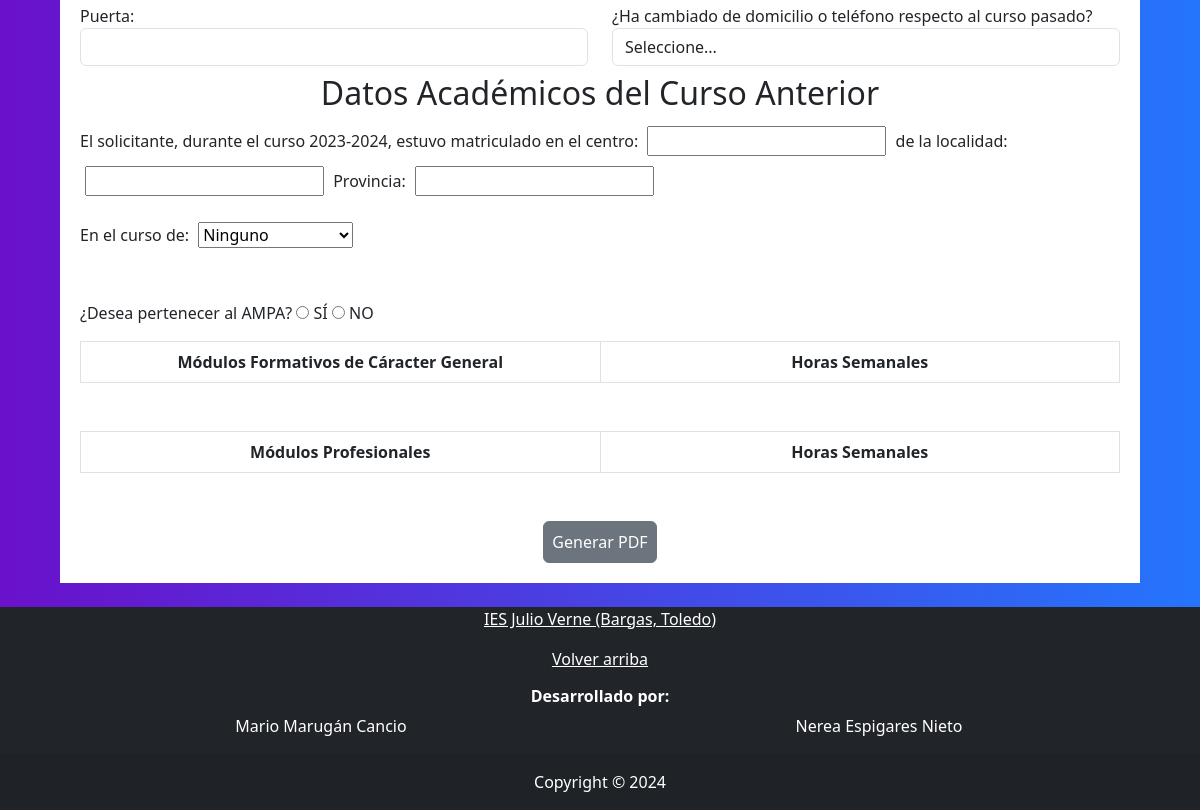
Before: /prematricula/cursos/PEFP/PEFP2.php (lower part) with the older database file.
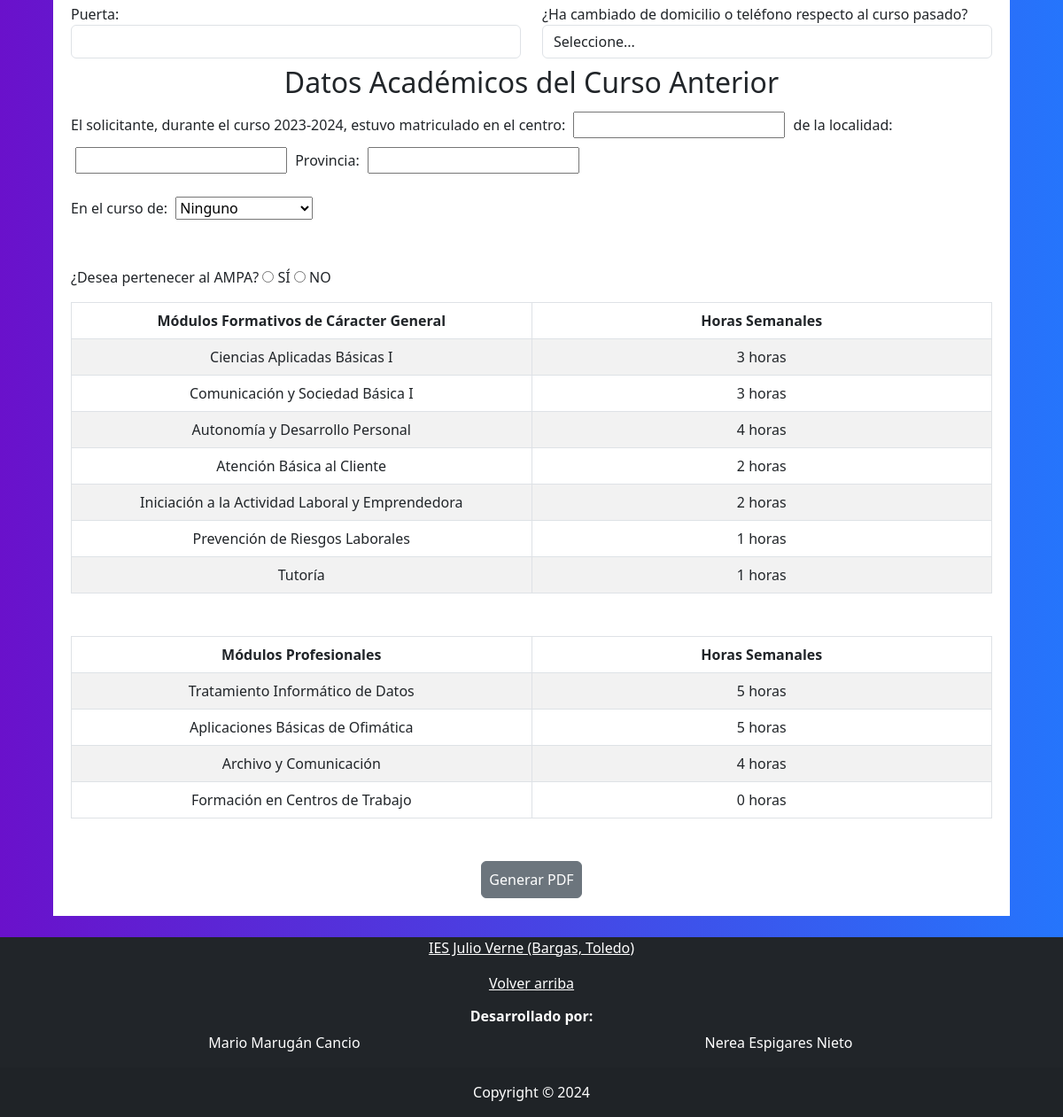
After: the same page with the newer database file.
### tables this page shows
CREATE TABLE Asignaturas(
	cod_asignatura INT PRIMARY KEY AUTO_INCREMENT,
    nombre VARCHAR(100) NOT NULL,
    horas INT NOT NULL,
    curso VARCHAR(30) NOT NULL,
    tipo VARCHAR(40)
);

### prematricula/cursos/PEFP/PEFP2.php (the view, shortened to what this page needs)
<!DOCTYPE html>
<html lang="en">
<head>
    <link rel="stylesheet" href="../../../css/bootstrap.min.css">
    <link rel="stylesheet" type="text/css" href="../../../css/app.css">
  <link rel="stylesheet" type="text/css" href="../../../css/prematriculas.css">
    <link href="https://cdn.jsdelivr.net/npm/bootstrap@5.3.0-alpha3/dist/css/bootstrap.min.css" rel="stylesheet">
    <?php
        require('../../../archivosComunes/conexion.php');
    ?>
</head>
<body>
    <div class="fondo">
        <div class="matricula mt-4">
            <form id="matriculas" action="../../generate_pdf.php" method="post">
                <?php
                    include('../formularioComunCambio.php');
                ?>
                <div class="form-group mb-5">
                <table class="table table-bordered table-striped table-hover text-center">
                    <thead>
                        <tr>
                            <th scope="col">Módulos Formativos de Cáracter General</th>
                            <th scope="col">Horas Semanales</th>
                        </tr>
                    </thead>
                    <tbody>
                        <?php
                            $select = "SELECT cod_asignatura, nombre, horas, curso, tipo FROM Asignaturas WHERE curso LIKE 'PEFP2' AND tipo LIKE '%Formátivos de Carácter General'";
                            $resul = $db->query($select);
                            while ($asignatura = $resul->fetch(PDO::FETCH_ASSOC)) {
                                echo '<tr>';
                                    echo '<td id="general'.$asignatura['cod_asignatura'].'">'.$asignatura['nombre'].'</td>';
                                    echo '<td id="horas_general'.$asignatura['cod_asignatura'].'">'.$asignatura['horas'].' horas</td>';
                                echo "</tr>";
                            }
                        ?>
                    </tbody>
                </table>
                </div>
                <div class="form-group mb-5">
                <table class="table table-bordered table-striped table-hover text-center">
                    <thead>
                        <tr>
                            <th scope="col">Módulos Profesionales</th>
                            <th scope="col">Horas Semanales</th>
                        </tr>
                    </thead>
                    <tbody>
                        <?php
                            $select = "SELECT cod_asignatura, nombre, horas, curso, tipo FROM Asignaturas WHERE curso LIKE 'PEFP2' AND tipo LIKE '%Profesionales'";
                            $resul = $db->query($select);
                            while ($asignatura = $resul->fetch(PDO::FETCH_ASSOC)) {
                                echo '<tr>';
                                    echo '<td id="profesionales'.$asignatura['cod_asignatura'].'">'.$asignatura['nombre'].'</td>';
                                    echo '<td id="horas_profesionales'.$asignatura['cod_asignatura'].'">'.$asignatura['horas'].' horas</td>';
                                echo "</tr>";
                            }
                        ?>
                    </tbody>
                </table>
                </div>
                <div class="d-flex w-100 justify-content-center">
                <button type="button" onclick="validarDatos()" class="btn btn-secondary p-2">Generar PDF</button>
                </div>
            </form>
        </div>
    </div>
    <?php
    include('./../../footer.php');
    ?>
</body>
</html>

Changed rows visible on the page:
added asignaturas: nombre "Ciencias Aplicadas Básicas I", horas "3", shown under "Datos Académicos del Curso Anterior"
added asignaturas: nombre "Comunicación y Sociedad Básica I", horas "3", shown under "Datos Académicos del Curso Anterior"
added asignaturas: nombre "Autonomía y Desarrollo Personal", horas "4", shown under "Datos Académicos del Curso Anterior"
added asignaturas: nombre "Atención Básica al Cliente", horas "2", shown under "Datos Académicos del Curso Anterior"
added asignaturas: nombre "Iniciación a la Actividad Laboral y Emprendedora", horas "2", shown under "Datos Académicos del Curso Anterior"
added asignaturas: nombre "Prevención de Riesgos Laborales", horas "1", shown under "Datos Académicos del Curso Anterior"
added asignaturas: nombre "Tutoría", horas "1", shown under "Datos Académicos del Curso Anterior"
added asignaturas: nombre "Tratamiento Informático de Datos", horas "5"
added asignaturas: nombre "Aplicaciones Básicas de Ofimática", horas "5"
added asignaturas: nombre "Archivo y Comunicación", horas "4"
added asignaturas: nombre "Formación en Centros de Trabajo", horas "0"
